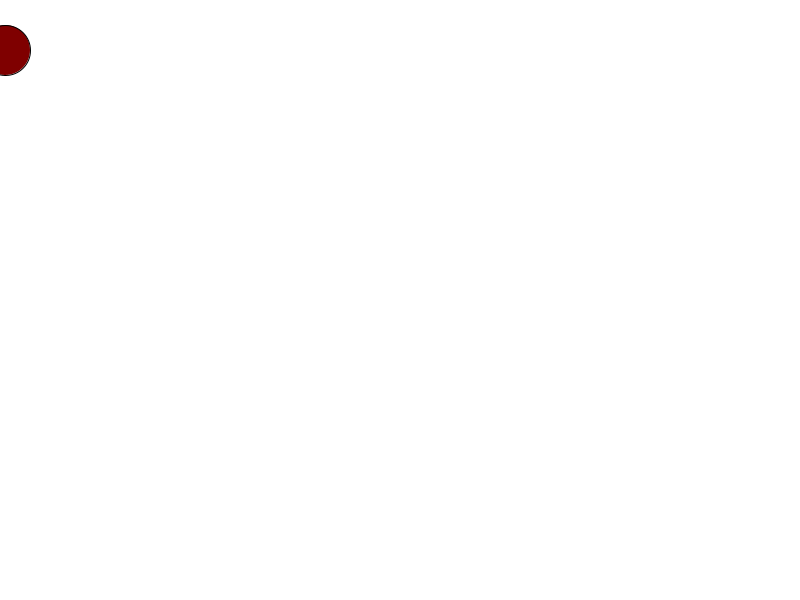
Frame 1 (no input)
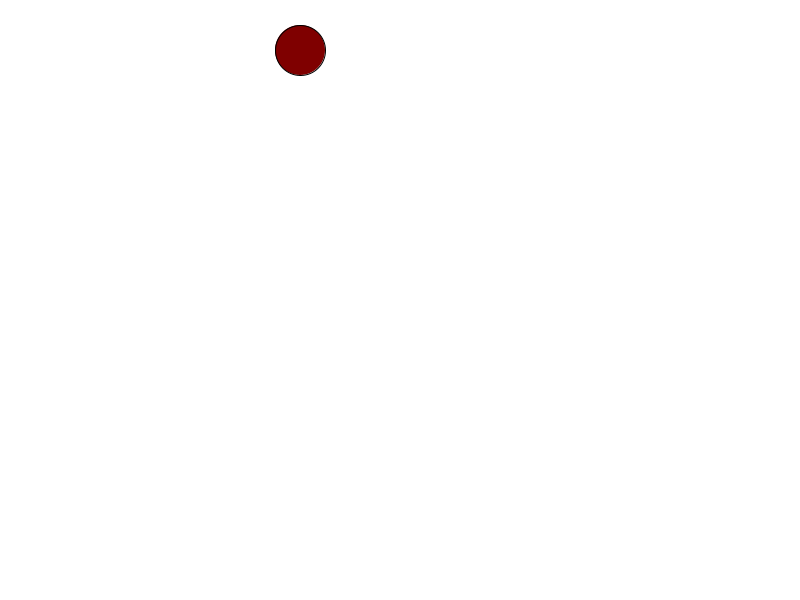
Frame 60 (the mouse pressed at the canvas centre just before this capture)
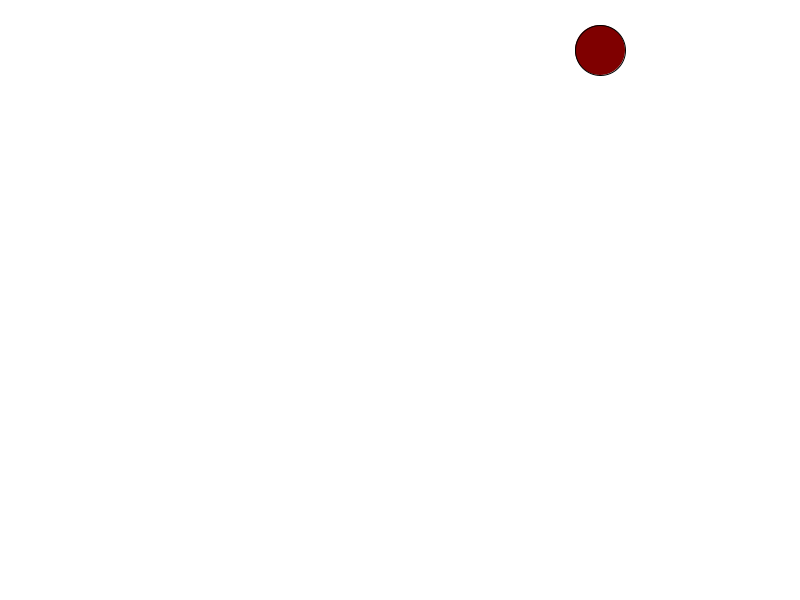
Frame 120 (the mouse held since frame 60 and released just before this capture)

The Processing sketch that drew these frames (run headless with seeded random() and noise(); from frame 60 on, the mouse is pressed at the canvas centre):

// Processing sketch: sketch_01_desplazamientoHorizontal
// ── sketch_01_desplazamientoHorizontal.pde
// Declaración de variables
int x, y; // Variables de posición
boolean flag_dir = true;

 void setup() {
   size(800, 600); // Tamalo de la ventana   
 }
 
 void draw() {
   background(255,255,255); //Pinta el fondo de la ventana de blanco (colores RGB)
   
   
   if (x == 800) {
     flag_dir = false;
   } 
   
   if (x == 0) {
     flag_dir = true;
   }
   
   if (flag_dir) {
     x = x+5;
   } else {
     x = x-5;
   }
   
   fill(127,0,0); // Setea el interior de un objeto al color indicado
   ellipse(x,50,50,50); // Pinta una elipse
 }
